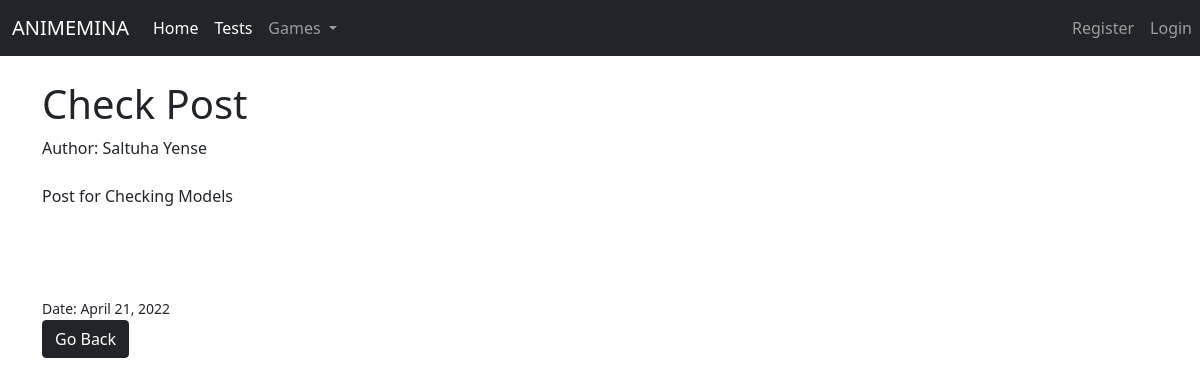
Before: /post/1 with the older database file.
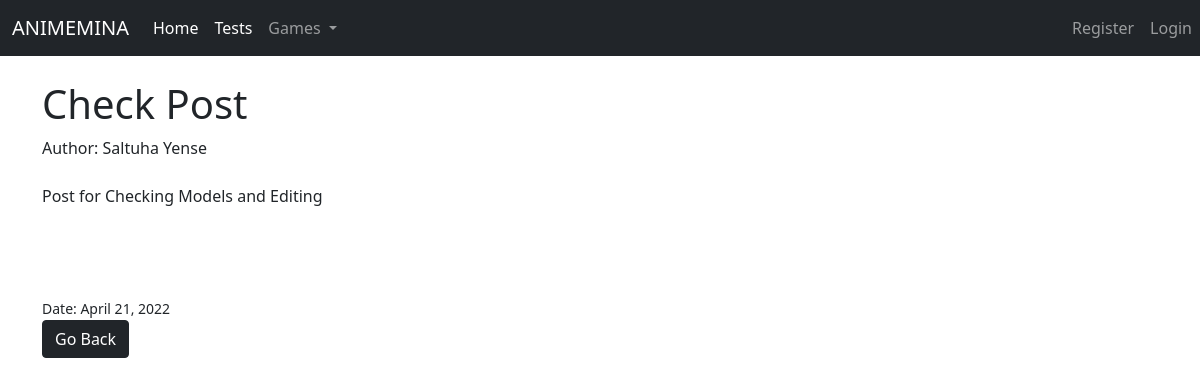
After: the same page with the newer database file.
### cosplayers/models.py (models this page shows, shortened)
class CospBlog (models.Model):
    post_title = models.CharField(max_length=100)
    author = models.ForeignKey(User, on_delete=models.CASCADE)
    your_post = models.TextField()
    post_date = models.DateField(auto_now_add = True)

### cosplayers/views.py (the view)
# urls.py: path('post/<int:pk>', PostArticle.as_view(), name = "postarticle"),
class PostArticle(DetailView):
    model = CospBlog
    template_name = 'post_article.html'

### templates/post_article.html (shortened to what this page needs)
{% extends 'base.html' %}
{% block content %}
<h1>{{ cospblog.post_title }}</h1>
        Author: {{ cospblog.author.first_name }} {{ cospblog.author.last_name }}
        <br>
        <br>
    {{ cospblog.your_post | linebreaks}}
<br><br>
    <br>
    <small>Date: {{ cospblog.post_date }}</small>
    <br>
 <a href="{% url 'mainpage' %}" class="btn btn-dark"> Go Back </a>
{% endblock %}

Changed rows visible on the page:
changed CospBlog "Check Post": your_post "Post for Checking Models" → "Post for Checking Models and Editing"
